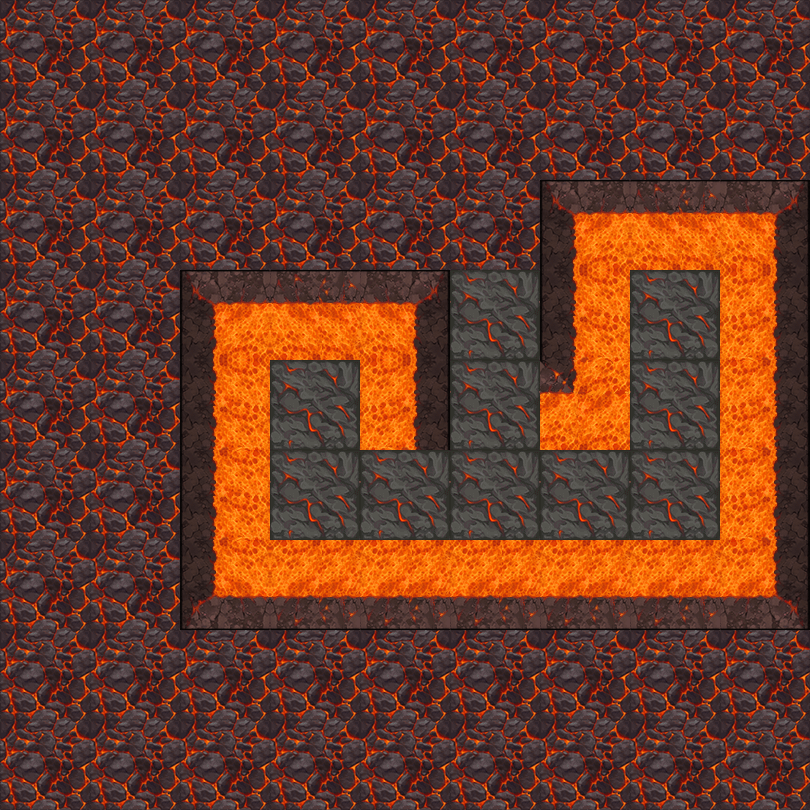

The image is a tile-based game level rendered from a .tmx file. Its description and source (layers, tilesets, objects; grid data summarised) follow:
An orthogonal 9x9 tile map with 90x90 px tiles, 2 tile layers (地形, 障碍) and 10 objects (8x map, bed, door).

<map version="1.5" tiledversion="1.7.2" orientation="orthogonal" renderorder="right-down" width="9" height="9" tilewidth="90" tileheight="90" infinite="0" nextlayerid="4" nextobjectid="16">
 <tileset firstgid="1" name="7415bc93c47e5d7693a229e68521d07" tilewidth="90" tileheight="90" tilecount="100" columns="10">
  <image source="5.png" trans="ff00ff" width="900" height="900" />
 </tileset>
 <layer id="1" name="地形" width="9" height="9">
  <data>[81 cells, 60 non-empty, 2 distinct tile ids]</data>
 </layer>
 <layer id="2" name="障碍" width="9" height="9">
  <data>[81 cells, 21 non-empty, 11 distinct tile ids]</data>
 </layer>
 <objectgroup id="3" name="对象">
  <object id="2" name="bed" x="450" y="450" width="90" height="90" />
  <object id="3" name="map" x="630" y="360" width="90" height="90" />
  <object id="4" name="map" x="270" y="450" width="90" height="90" />
  <object id="7" name="map" x="360" y="450" width="90" height="90" />
  <object id="8" name="map" x="540" y="450" width="90" height="90" />
  <object id="10" name="map" x="630" y="450" width="90" height="90" />
  <object id="12" name="map" x="450" y="360" width="90" height="90">
   <properties>
    <property name="weapon" type="int" value="1" />
   </properties>
  </object>
  <object id="13" name="map" x="630" y="270" width="90" height="90">
   <properties>
    <property name="weapon" type="int" value="2" />
   </properties>
  </object>
  <object id="14" name="map" x="270" y="360" width="90" height="90">
   <properties>
    <property name="weapon" type="int" value="3" />
   </properties>
  </object>
  <object id="15" name="door" x="450" y="270" width="90" height="90">
   <properties>
    <property name="LorR" type="int" value="1" />
    <property name="motion" type="int" value="4" />
    <property name="rotate" type="int" value="0" />
   </properties>
  </object>
 </objectgroup>
</map>
